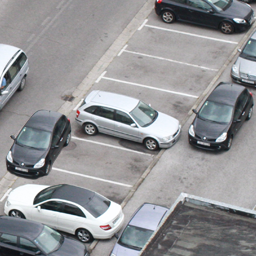
#> input picture thuc_nghiem_2/forged1.png, 256 x 256 px
$ python copy_move_comofod_demo.py
#> lines starting #> are read from the running program, lines starting #| are printed output that depends on the picture; after the words box and inside, x2 and y2 are one past the last pixel; in counts of white or black regions, pixels touching at a corner belong together
import cv2
import numpy as np
import matplotlib.pyplot as plt

BLOCK_SIZE = 8
STEP = 1

def detect_copy_move_basic(image_path):
#> called with image_path = 'forged1.png'
    img = cv2.imread(image_path, cv2.IMREAD_GRAYSCALE)
#> img: shape (256, 256); min 15, max 255, mean 146.7
    h, w = img.shape
#> h = 256; w = 256

    blocks = []
    positions = []

    # 1. Chia block
    for y in range(0, h - BLOCK_SIZE + 1, STEP):
        for x in range(0, w - BLOCK_SIZE + 1, STEP):
            block = img[y:y+BLOCK_SIZE, x:x+BLOCK_SIZE]
            blocks.append(block.flatten())
            positions.append((y, x))
#> after the loop, blocks = 62001 items; positions = 62001 items

    blocks = np.array(blocks) ## Chuyển mảng blocks thành dạng np.array[N,64] -> N là số blocks, 64 pixel

    # 2. Lexicographic sort
    idx = np.lexsort(blocks.T) ## So sánh các block theo thứ tự pixel
    blocks = blocks[idx] ## Sắp xếp lại các blocks idx
    positions = [positions[i] for i in idx] ## sắp xếp danh sách vị trí không gian của các block

    # 3. So khớp
    mask = np.zeros_like(img)
    for i in range(len(blocks) - 1):
        if np.array_equal(blocks[i], blocks[i+1]):
            y1, x1 = positions[i]
            y2, x2 = positions[i+1]
            mask[y1:y1+BLOCK_SIZE, x1:x1+BLOCK_SIZE] = 255
            mask[y2:y2+BLOCK_SIZE, x2:x2+BLOCK_SIZE] = 255
#> this loop made 62000 passes
#> (y1, x1, y2, x2) on passes 68, 70, 83, 93, 109, 118, 120, 142, 145, 149, 166, 169: (139, 198, 165, 16), (138, 194, 164, 12), (139, 199, 165, 17), (140, 202, 166, 20), (139, 197, 165, 15), (138, 193, 164, 11), (139, 196, 165, 14), (140, 207, 166, 25), (140, 206, 166, 24), (140, 201, 166, 19), (140, 203, 166, 21), (140, 208, 166, 26)
#> (y1, x1) on pass 498: (141, 206)
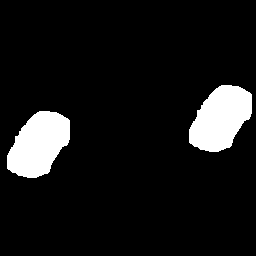
#> mask: shape (256, 256); 9% white; 2 white regions, box (x1, y1, x2, y2) and area: (189, 85, 252, 152) 2933, (7, 111, 70, 178) 2933

    return img, mask

# Run
original, mask = detect_copy_move_basic("forged1.png")

plt.figure(figsize=(12,5))
plt.subplot(1,2,1)
plt.imshow(original, cmap='gray')
plt.title("Original")
plt.axis("off")

plt.subplot(1,2,2)
plt.imshow(mask, cmap='gray')
plt.title("Copy-Move (Basic)")
plt.axis("off")
plt.show()
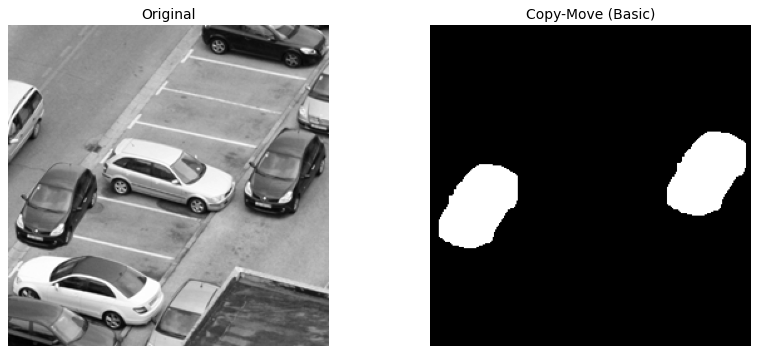
#> figure drawn by matplotlib, 2 panels

$ run again, with thuc_nghiem_2/forged3.png copied over thuc_nghiem_2/forged1.png
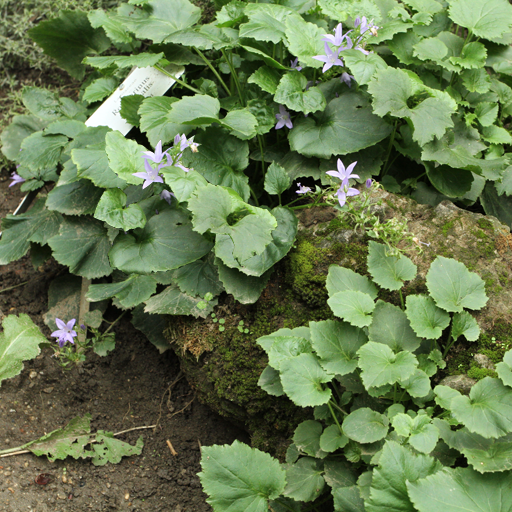
#> input picture thuc_nghiem_2/forged3.png, 512 x 512 px
#> after the loop in detect_copy_move_basic, `for y in range(0, h - BLOCK_SIZE + 1, STEP):`: blocks = 255025 items
#> the loop in detect_copy_move_basic, `for i in range(len(blocks) - 1):` made 255024 passes
#> (y1, x1, y2, x2) on pass 3519: (116, 386, 233, 206)
#> after the loop in detect_copy_move_basic, `for i in range(len(blocks) - 1):`:
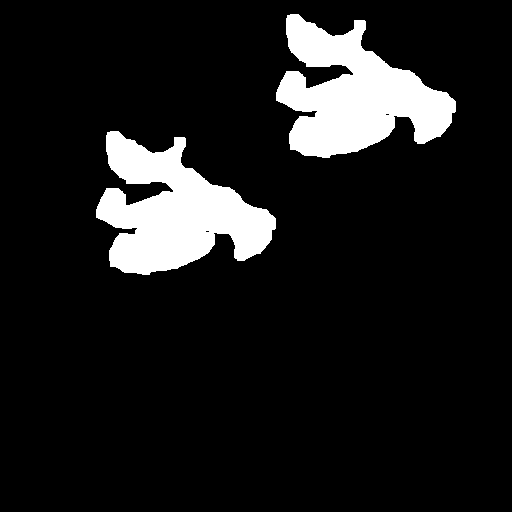
#> mask: shape (512, 512); 10.9% white; 2 white regions, box (x1, y1, x2, y2) and area: (276, 14, 456, 158) 14281, (96, 131, 276, 275) 14281
#> `plt.show()`:
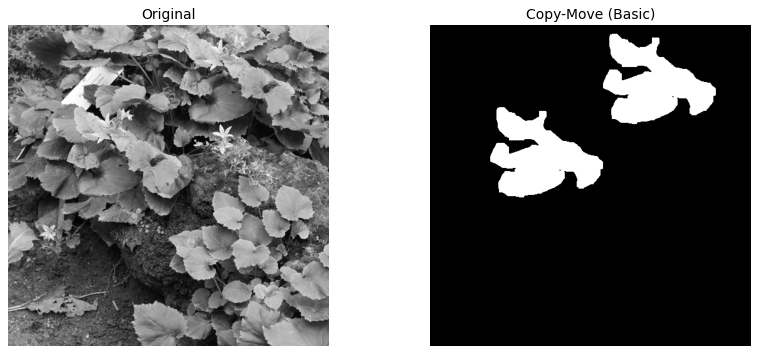
#> figure drawn by matplotlib, 2 panels

$ run again, with thuc_nghiem_2/testELA.jpg saved as thuc_nghiem_2/forged1.png
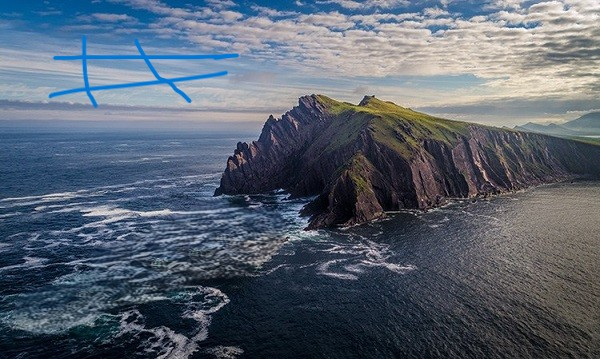
#> input picture thuc_nghiem_2/testELA.jpg, 600 x 359 px
#> in detect_copy_move_basic, `img = cv2.imread(image_path, cv2.IMREAD_GRAYSCALE)`:
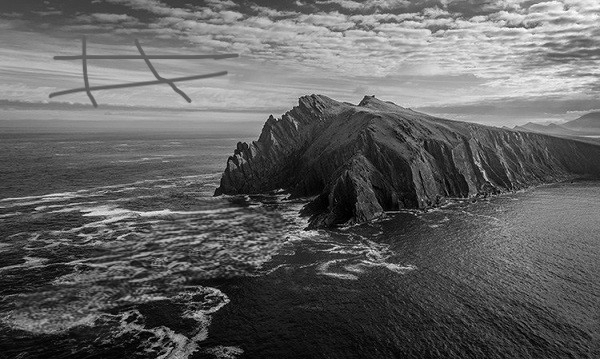
#> img: shape (359, 600); min 0, max 254, mean 97
#> after the loop in detect_copy_move_basic, `for y in range(0, h - BLOCK_SIZE + 1, STEP):`: blocks = 208736 items
#> `plt.show()`:
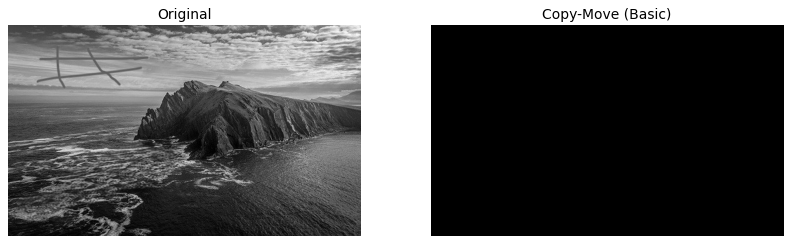
#> figure drawn by matplotlib, 2 panels

$ run again, with thuc_nghiem_2/testcaseELA.jpg saved as thuc_nghiem_2/forged1.png
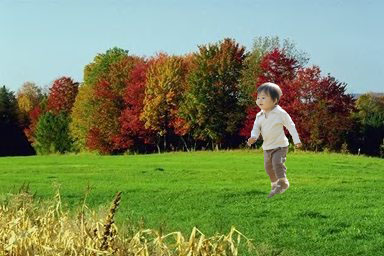
#> input picture thuc_nghiem_2/testcaseELA.jpg, 384 x 256 px
#> after the loop in detect_copy_move_basic, `for y in range(0, h - BLOCK_SIZE + 1, STEP):`: blocks = 93873 items
#> the loop in detect_copy_move_basic, `for i in range(len(blocks) - 1):` made 93872 passes
#> (y1, x1, y2, x2) on passes 1107, 1616, 1617, 1618, 1619, 1620, 1621, 1622: (137, 0, 137, 8), (136, 0, 136, 1), (136, 1, 136, 2), (136, 2, 136, 3), (136, 3, 136, 4), (136, 4, 136, 5), (136, 5, 136, 6), (136, 6, 136, 7)
#> after the loop in detect_copy_move_basic, `for i in range(len(blocks) - 1):`:
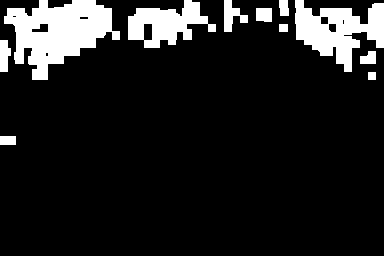
#> mask: shape (256, 384); 12.5% white; 11 white regions, largest, box (x1, y1, x2, y2) and area: (4, 0, 120, 80) 5122, (295, 0, 384, 72) 3409, (128, 0, 216, 48) 2261
#> `plt.show()`:
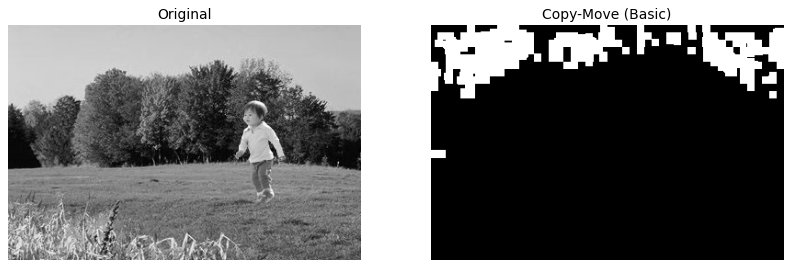
#> figure drawn by matplotlib, 2 panels
